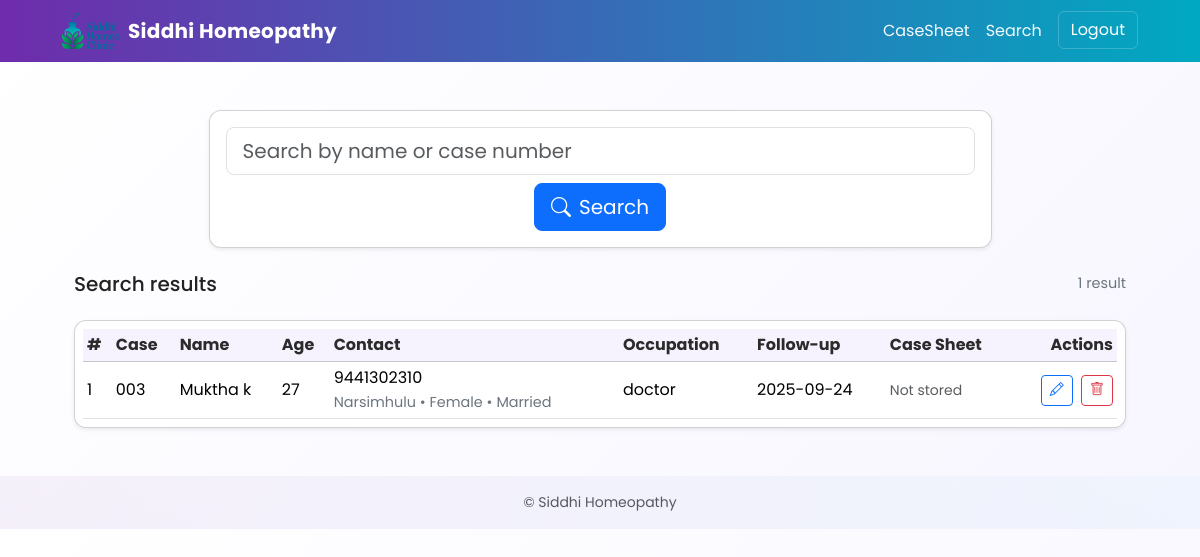
The app's page /search/ (signed in), older data.
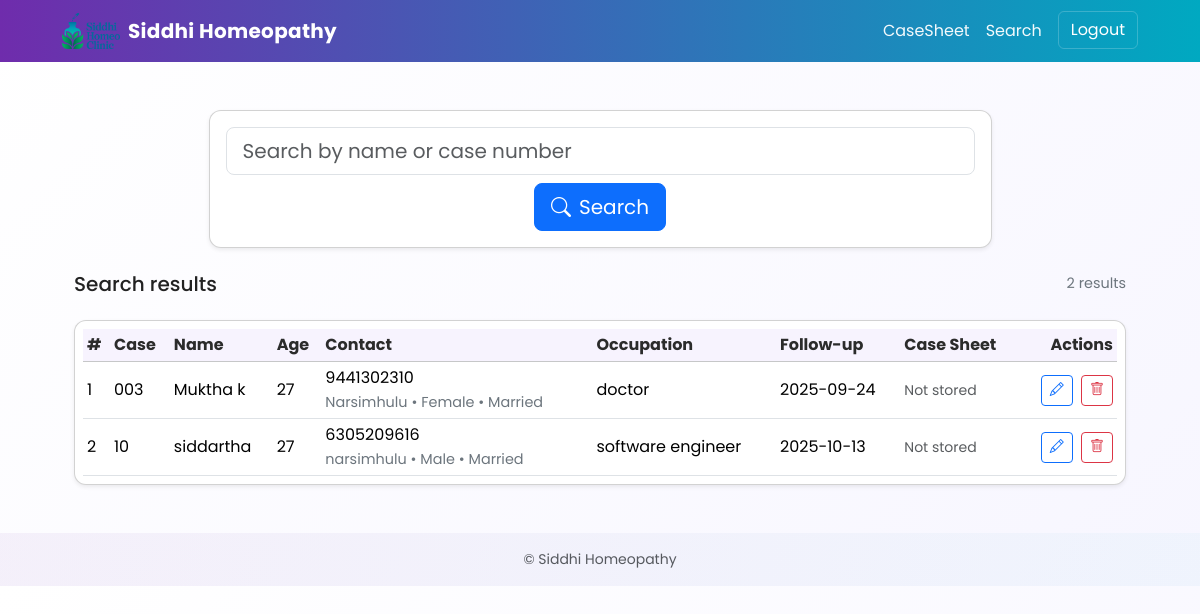
The same page, newer data.
### home/models.py (models this page shows)
class Receipe(models.Model):
    User = models.ForeignKey(User , on_delete=models.SET_NULL , null=True, blank=True)
    case_number = models.CharField(max_length=100, null=True, blank=True)
    receipe_name = models.CharField(max_length=100, null=True, blank=True)
    relation = models.CharField(max_length=100, null=True, blank=True)
    gender = models.CharField(max_length=100, null=True, blank=True)
    status = models.CharField(max_length=100, null=True, blank=True)
    phone = models.CharField(max_length=100, null=True, blank=True)
    religion = models.CharField(max_length=100, null=True, blank=True)
    occupation = models.CharField(max_length=100, null=True, blank=True)
    address = models.TextField(null=True, blank=True)
    medical_history = models.TextField(null=True, blank=True)
    family_history = models.TextField(null=True, blank=True)
    investigation = models.TextField(null=True, blank=True)
    receipe_description = models.TextField(null=True, blank=True)
    receipe_image = models.ImageField(upload_to="receipe", null=True, blank=True)
    age = models.IntegerField(null=True, blank=True)
    date = models.DateField(null=True, blank=True)
    follow_up_date = models.DateField(null=True, blank=True)
    appetite = models.TextField(null=True, blank=True)
    thirst = models.TextField(null=True, blank=True)
    cravings = models.TextField(null=True, blank=True)
    aversions = models.TextField(null=True, blank=True)
    bowel_habits = models.TextField(null=True, blank=True)
    urine = models.TextField(null=True, blank=True)
    sleep = models.TextField(null=True, blank=True)
    dreams = models.TextField(null=True, blank=True)
    perspiration = models.TextField(null=True, blank=True)
    thermal_reaction = models.CharField(max_length=50, null=True, blank=True)
    habits = models.TextField(null=True, blank=True)
    sexual_history = models.TextField(null=True, blank=True)
    menarche_age = models.CharField(max_length=50, null=True, blank=True)
    cycle = models.CharField(max_length=100, null=True, blank=True)
    flow = models.CharField(max_length=200, null=True, blank=True)
    menopause = models.CharField(max_length=100, null=True, blank=True)
    obstetric_history = models.TextField(null=True, blank=True)
    gravida = models.CharField(max_length=20, null=True, blank=True)
    para = models.CharField(max_length=20, null=True, blank=True)
    abortions = models.CharField(max_length=20, null=True, blank=True)
    full_term_deliveries = models.CharField(max_length=20, null=True, blank=True)
    mental_generals = models.TextField(null=True, blank=True)
    built = models.CharField(max_length=100, null=True, blank=True)
    height = models.CharField(max_length=50, null=True, blank=True)
    weight = models.CharField(max_length=50, null=True, blank=True)
    pulse = models.CharField(max_length=50, null=True, blank=True)
    bp = models.CharField(max_length=50, null=True, blank=True)
    temperature = models.CharField(max_length=50, null=True, blank=True)
    respiration = models.CharField(max_length=50, null=True, blank=True)
    pallor_cyanosis_edema = models.TextField(null=True, blank=True)
    tongue_nails_skin = models.TextField(null=True, blank=True)
    respiratory_system = models.TextField(null=True, blank=True)
    cardiovascular_system = models.TextField(null=True, blank=True)
    gastrointestinal_system = models.TextField(null=True, blank=True)
    genitourinary_system = models.TextField(null=True, blank=True)
    nervous_system = models.TextField(null=True, blank=True)
    locomotor_system = models.TextField(null=True, blank=True)
    allopathic_diagnosis = models.TextField(null=True, blank=True)
    miasmatic_diagnosis = models.CharField(max_length=100, null=True, blank=True)
    totality_of_symptoms = models.TextField(null=True, blank=True)
    repertorization = models.TextField(null=True, blank=True)
    chosen_remedy = models.CharField(max_length=200, null=True, blank=True)
    potency = models.CharField(max_length=50, null=True, blank=True)
    repetition = models.CharField(max_length=100, null=True, blank=True)
    basis_of_prescription = models.TextField(null=True, blank=True)

### home/views.py (the view)
# urls.py: path('search/',search_patient, name="search_patient"),
@login_required(login_url="/login/")
def search_patient(request):
    queryset = Receipe.objects.all()
    if request.GET.get('search'):
        q = request.GET.get('search')
        queryset = queryset.filter(
            Q(receipe_name__icontains=q) | Q(case_number__icontains=q)
        )
    media_root = getattr(settings, 'MEDIA_ROOT', None)
    if not media_root:
        media_root = os.path.join(os.path.dirname(os.path.dirname(__file__)), '..', 'media')
    def _find_case_file(receipe):
        name_slug = slugify(receipe.receipe_name) if receipe.receipe_name else 'unknown'
        case_slug = slugify(receipe.case_number) if receipe.case_number else None
        folder = os.path.join(media_root, 'case_sheets')
        if case_slug:
            fname = f"{name_slug}_{case_slug}.pdf"
            path = os.path.join(folder, fname)
            if os.path.exists(path):
                media_url = getattr(settings, 'MEDIA_URL', '/media/')
                return os.path.join(media_url, 'case_sheets', fname)
        if os.path.exists(folder):
            for f in os.listdir(folder):
                if f.startswith(name_slug + '_') and f.endswith('.pdf'):
                    media_url = getattr(settings, 'MEDIA_URL', '/media/')
                    return os.path.join(media_url, 'case_sheets', f)
        return None
    for r in queryset:
        try:
            r.case_sheet_url = _find_case_file(r)
        except Exception:
            r.case_sheet_url = None
    context = {"receipes":queryset}
    response = render(request, "home/search.html", context)
    response['Cache-Control'] = 'no-store, no-cache, must-revalidate, max-age=0'
    response['Pragma'] = 'no-cache'
    response['Expires'] = '0'
    return response

### home/templates/home/search.html (shortened to what this page needs)
{% extends "base.html" %}
{% block start %}
<div class="container">
  <div class="row justify-content-center mb-4">
    <div class="col-md-9">
      <form class="card p-3 shadow-sm d-flex gap-2 align-items-center" method="get" role="search" aria-label="Search Receipes">
        <input name="search" class="form-control form-control-lg" type="search" placeholder="Search by name or case number" aria-label="Search" value="{{ request.GET.search|default:'' }}">
        <button class="btn btn-primary btn-lg" type="submit"><i class="bi bi-search me-2"></i>Search</button>
      </form>
    </div>
  </div>
  <div class="row mb-3">
    <div class="col-12">
      <div class="d-flex justify-content-between align-items-center mb-2">
        <h5 class="mb-0">Search results</h5>
        <div class="muted-small">{{ receipes|length }} result{{ receipes|length|pluralize }}</div>
      </div>
    </div>
  </div>
  <div class="card shadow-sm results-card">
    <div class="card-body p-2">
      <div class="table-responsive">
        <table class="table table-hover table-sm align-middle mb-0">
          <thead class="table-light">
            <tr>
              <th>#</th>
              <th>Case</th>
              <th>Name</th>
              <th>Age</th>
              <th>Contact</th>
              <th>Occupation</th>
              <th>Follow-up</th>
              <th>Case Sheet</th>
              <th class="text-end">Actions</th>
            </tr>
          </thead>
          <tbody>
            {% for receipe in receipes %}
            <tr>
              <td>{{ forloop.counter }}</td>
              <td class="text-nowrap">{{ receipe.case_number }}</td>
              <td>{{ receipe.receipe_name }}</td>
              <td>{{ receipe.age }}</td>
              <td class="text-nowrap">{{ receipe.phone }}<br><small class="muted-small">{{ receipe.relation }} • {{ receipe.gender }} • {{ receipe.status }}</small></td>
              <td>{{ receipe.occupation }}</td>
              <td class="text-nowrap">{{ receipe.follow_up_date|date:"Y-m-d" }}</td>
              <td>
                {% if receipe.case_sheet_url %}
                  <a href="{{ receipe.case_sheet_url }}" target="_blank" class="btn btn-outline-secondary btn-sm">Open</a>
                  <div><small class="text-success">Stored</small></div>
                {% else %}
                  <span class="text-muted small">Not stored</span>
                {% endif %}
              </td>
              <td class="text-end">
                <a href="/update_receipe/{{ receipe.id }}" class="btn btn-outline-primary btn-sm me-1" title="Edit"><i class="bi bi-pencil"></i></a>
                <a href="/delete_receipe/{{ receipe.id }}" class="btn btn-outline-danger btn-sm" title="Delete" onclick="return confirm('Delete this record?');"><i class="bi bi-trash"></i></a>
              </td>
            </tr>
            {% empty %}
            <tr>
              <td colspan="11" class="text-center text-muted py-4">No records found.</td>
            </tr>
            {% endfor %}
          </tbody>
        </table>
      </div>
    </div>
  </div>
</div>
{% endblock %}

### home/templates/base.html (shortened to what this page needs)
<!DOCTYPE html>
<html lang="en">
  <head>
    {% load static %}
        <link href="https://cdn.jsdelivr.net/npm/bootstrap@5.3.1/dist/css/bootstrap.min.css" rel="stylesheet">
        <link rel="stylesheet" href="https://cdn.jsdelivr.net/npm/bootstrap-icons@1.11.3/font/bootstrap-icons.css">
  <link rel="stylesheet" href="{% static 'home/css/style.css' %}?v=2">
    </head>
  <body>
  <nav class="navbar navbar-expand-lg navbar-dark">
      <div class="container">
        <a class="navbar-brand fw-bold d-flex align-items-center" href="/logout/">
          <img src="{% static 'logo.png' %}" alt="App logo" style="height:36px; width:auto; margin-right:8px;">
          <span>Siddhi Homeopathy</span>
        </a>
        <div class="collapse navbar-collapse" id="navMenu">
          <ul class="navbar-nav ms-auto mb-2 mb-lg-0">
            {% if request.user.is_authenticated %}
              <li class="nav-item"><a class="nav-link" href="/receipes/">CaseSheet</a></li>
              <li class="nav-item"><a class="nav-link" href="/search/">Search</a></li>
              <li class="nav-item"><a class="btn btn-outline-light ms-2" href="/logout/">Logout</a></li>
            {% else %}
              <li class="nav-item"><a class="btn btn-outline-light" href="/login/">Login</a></li>
            {% endif %}
          </ul>
        </div>
      </div>
    </nav>
    <main class="container my-5">
      {% block start %}{% endblock %}
    </main>
    <div aria-live="polite" aria-atomic="true" class="position-fixed top-0 end-0 p-3" style="z-index: 1080">
    </div>
    <footer class="text-center py-3">
      <div class="container small text-muted">© {{ now|date:"Y" }} Siddhi Homeopathy</div>
    </footer>
    </body>
    </html>

### home/static/home/css/style.css (style rules this page uses)
:root { --brand-1: #6F2CAC; --brand-2: #00A9C1; --accent: #FF8A33; --muted:#6c757d; --bg-1: linear-gradient(135deg, #fff 0%, #f7f6ff 100%); }
body { font-family: 'Poppins', system-ui, -apple-system, "Segoe UI", Roboto, Arial; background: var(--bg-1); color: #222; -webkit-font-smoothing:antialiased; }
.navbar { background: linear-gradient(90deg, var(--brand-1), var(--brand-2)); }
.navbar .navbar-brand { letter-spacing: .3px; color: #fff; font-weight:700 }
.navbar .nav-link { color: rgba(255,255,255,0.95) }
.container { max-width: 1100px }
.card { border-radius: 12px; box-shadow: 0 10px 30px rgba(16,24,40,0.06); }
.btn-outline-light { border-color: rgba(255,255,255,0.2); color: #fff }
.form-control { border-radius: 8px; }
.table thead th { background: rgba(124,58,237,0.06); color: #2b2b2b }
.muted-small { color: var(--muted); font-size: .9rem }
footer { background: linear-gradient(90deg, rgba(111,42,172,0.06), rgba(0,169,193,0.03)); }
.card, .btn, .table { animation: floatUp .28s ease both }

### home/templates/base.html (style rules this page uses)
.navbar { background: linear-gradient(90deg, #6F2CAC, #00A9C1) !important; }

### home/templates/home/search.html (style rules this page uses)
.results-card { min-height: 100px; }
.muted-small { color: #6c757d; }
.table-responsive { max-height: 65vh; overflow: auto; }

Row changes from the older to the newer data that the page shows:
added Receipe: case_number "10", receipe_name "siddartha", age "27", phone "6305209616", relation "narsimhulu", gender "Male", status "Married", occupation "software engineer", follow_up_date "2025-10-13", shows "Not stored"
Text that changed along with them:
{{ receipes|length }}: "1" → "2"
